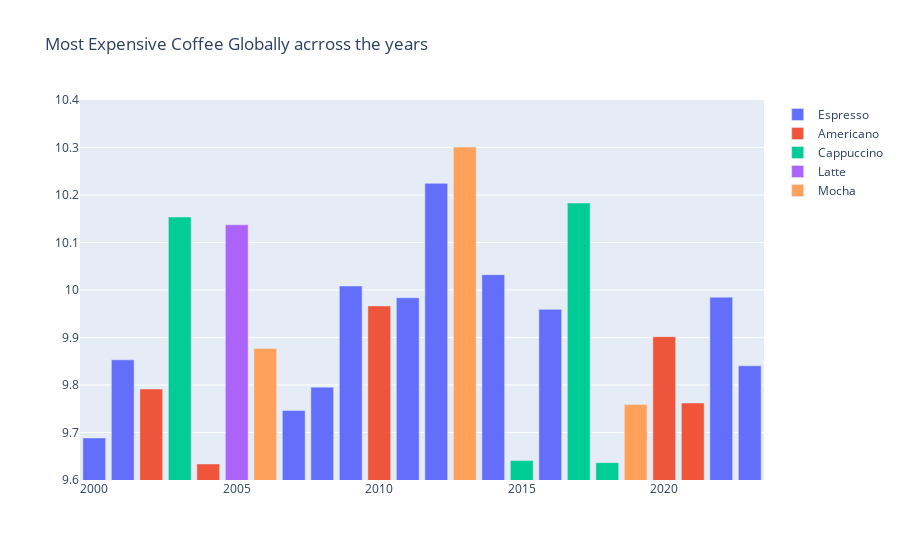

Source (notebook cell):
### Markdown cell above
Here we can see how the *Cappuccino* is the most consumed coffee in last three years. Also, we see a downside trend in *Capitalization* since 2020. With a detailed data across months, it could be possible to see if the Covid-19 pandemic is the main reason of it.

### Code cell
# Most expensive coffee globally
## Filter data and get the mean
mkv = df2[['Year', 'Price', 'Type']].groupby(["Year",'Type']).mean()
mkv = mkv.unstack()['Price']
# Resamble df to have most expensive coffee type by year
mec = pd.DataFrame(columns = ['Type', 'Price'], index=mkv.index)
for i, m in enumerate(mkv.max(axis=1)):
    mec.loc[mkv.index[i], ["Type", 'Price']] = [mkv.columns[mkv.iloc[i] == m].values[0], m]
mec.reset_index(inplace=True)
mec.Price = mec.Price.astype('float64')
# Plot trends
fig = go.Figure()
for t in mec.Type.unique():
    fig.add_trace(go.Bar(x=mec.Year[mec.Type == t], y = mec.Price[mec.Type == t], name=t))

fig.update_layout(title="Most Expensive Coffee Globally acrross the years")
fig.update_yaxes(range=(9.6, 10.4))
fig.show()

### Figure 1 — Plotly figure (JSON) as saved in the notebook; plotly's stock layout.template omitted (floating-point values rounded to 4 significant figures)
{"data": [{"name": "Espresso", "type": "bar", "x": [2000, 2001, 2007, 2008, 2009, 2011, 2012, 2014, 2016, 2022, 2023], "y": [9.689, 9.853, 9.747, 9.795, 10.01, 9.984, 10.22, 10.03, 9.959, 9.985, 9.84]}, {"name": "Americano", "type": "bar", "x": [2002, 2004, 2010, 2020, 2021], "y": [9.792, 9.634, 9.967, 9.902, 9.762]}, {"name": "Cappuccino", "type": "bar", "x": [2003, 2015, 2017, 2018], "y": [10.15, 9.641, 10.18, 9.636]}, {"name": "Latte", "type": "bar", "x": [2005], "y": [10.14]}, {"name": "Mocha", "type": "bar", "x": [2006, 2013, 2019], "y": [9.877, 10.3, 9.759]}], "layout": {"title": {"text": "Most Expensive Coffee Globally acrross the years"}, "yaxis": {"range": [9.6, 10.4]}}}
